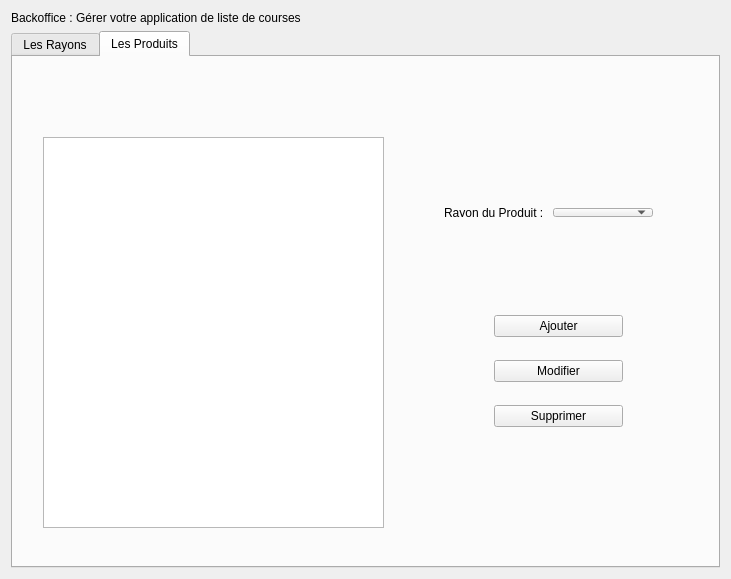
<?xml version="1.0" encoding="UTF-8"?>
<ui version="4.0">
 <class>MainWindow</class>
 <widget class="QMainWindow" name="MainWindow">
  <property name="geometry">
   <rect>
    <x>0</x>
    <y>0</y>
    <width>731</width>
    <height>579</height>
   </rect>
  </property>
  <property name="windowTitle">
   <string>Backoffice - Liste de courses</string>
  </property>
  <widget class="QWidget" name="centralWidget">
   <layout class="QGridLayout" name="gridLayout">
    <item row="0" column="0">
     <widget class="QLabel" name="label">
      <property name="styleSheet">
       <string notr="true">font: italic 14pt &quot;Dotum&quot;;</string>
      </property>
      <property name="text">
       <string>Backoffice : Gérer votre application de liste de courses</string>
      </property>
     </widget>
    </item>
    <item row="1" column="0">
     <widget class="QTabWidget" name="tabWidget">
      <property name="currentIndex">
       <number>1</number>
      </property>
      <widget class="QWidget" name="tab">
       <attribute name="title">
        <string>Les Rayons</string>
       </attribute>
       <widget class="QListWidget" name="listWidgetRayon">
        <property name="geometry">
         <rect>
          <x>20</x>
          <y>80</y>
          <width>281</width>
          <height>421</height>
         </rect>
        </property>
       </widget>
       <widget class="QPushButton" name="pushButtonAjouterRayon">
        <property name="geometry">
         <rect>
          <x>420</x>
          <y>190</y>
          <width>75</width>
          <height>23</height>
         </rect>
        </property>
        <property name="text">
         <string>Ajouter</string>
        </property>
       </widget>
       <widget class="QPushButton" name="pushButtonModifierRayon">
        <property name="geometry">
         <rect>
          <x>420</x>
          <y>240</y>
          <width>75</width>
          <height>23</height>
         </rect>
        </property>
        <property name="text">
         <string>Modifier</string>
        </property>
       </widget>
       <widget class="QPushButton" name="pushButtonSupprimerRayon">
        <property name="geometry">
         <rect>
          <x>420</x>
          <y>290</y>
          <width>75</width>
          <height>23</height>
         </rect>
        </property>
        <property name="text">
         <string>Supprimer</string>
        </property>
       </widget>
       <widget class="QWidget" name="layoutWidget">
        <property name="geometry">
         <rect>
          <x>20</x>
          <y>30</y>
          <width>211</width>
          <height>22</height>
         </rect>
        </property>
        <layout class="QHBoxLayout" name="horizontalLayout">
         <item>
          <widget class="QLabel" name="label_2">
           <property name="text">
            <string>Nom du Rayon : </string>
           </property>
          </widget>
         </item>
         <item>
          <widget class="QLineEdit" name="lineEditSearchRayon">
           <property name="toolTip">
            <string>Ex : Boucherie</string>
           </property>
          </widget>
         </item>
        </layout>
       </widget>
       <widget class="QWidget" name="layoutWidget">
        <property name="geometry">
         <rect>
          <x>340</x>
          <y>80</y>
          <width>301</width>
          <height>41</height>
         </rect>
        </property>
        <layout class="QHBoxLayout" name="horizontalLayout_2">
         <item>
          <widget class="QLabel" name="label_3">
           <property name="text">
            <string>Nom du Rayon</string>
           </property>
          </widget>
         </item>
         <item>
          <widget class="QLineEdit" name="lineEditNomRayon"/>
         </item>
        </layout>
       </widget>
      </widget>
      <widget class="QWidget" name="tab_2">
       <attribute name="title">
        <string>Les Produits</string>
       </attribute>
       <widget class="QListWidget" name="listWidgetProduits">
        <property name="geometry">
         <rect>
          <x>30</x>
          <y>80</y>
          <width>341</width>
          <height>391</height>
         </rect>
        </property>
       </widget>
       <widget class="QWidget" name="layoutWidget">
        <property name="geometry">
         <rect>
          <x>30</x>
          <y>40</y>
          <width>224</width>
          <height>22</height>
         </rect>
        </property>
        <layout class="QHBoxLayout" name="horizontalLayout_3">
         <item>
          <widget class="QLabel" name="label_4">
           <property name="text">
            <string>Nom du Produit : </string>
           </property>
          </widget>
         </item>
         <item>
          <widget class="QLineEdit" name="lineEditSearchProduit"/>
         </item>
        </layout>
       </widget>
       <widget class="QWidget" name="layoutWidget">
        <property name="geometry">
         <rect>
          <x>420</x>
          <y>100</y>
          <width>224</width>
          <height>22</height>
         </rect>
        </property>
        <layout class="QHBoxLayout" name="horizontalLayout_4">
         <item>
          <widget class="QLabel" name="label_5">
           <property name="text">
            <string>Nom du produit : </string>
           </property>
          </widget>
         </item>
         <item>
          <widget class="QLineEdit" name="lineEditNomProduit"/>
         </item>
        </layout>
       </widget>
       <widget class="QWidget" name="layoutWidget">
        <property name="geometry">
         <rect>
          <x>420</x>
          <y>140</y>
          <width>231</width>
          <height>31</height>
         </rect>
        </property>
        <layout class="QHBoxLayout" name="horizontalLayout_5">
         <item>
          <widget class="QLabel" name="label_6">
           <property name="text">
            <string>Rayon du Produit : </string>
           </property>
          </widget>
         </item>
         <item>
          <widget class="QComboBox" name="comboBoxRayonProduit"/>
         </item>
        </layout>
       </widget>
       <widget class="QWidget" name="layoutWidget">
        <property name="geometry">
         <rect>
          <x>470</x>
          <y>230</y>
          <width>151</width>
          <height>171</height>
         </rect>
        </property>
        <layout class="QVBoxLayout" name="verticalLayout">
         <item>
          <widget class="QPushButton" name="pushButtonAjouterProduit">
           <property name="text">
            <string>Ajouter</string>
           </property>
          </widget>
         </item>
         <item>
          <widget class="QPushButton" name="pushButtonModifierProduit">
           <property name="text">
            <string>Modifier</string>
           </property>
          </widget>
         </item>
         <item>
          <widget class="QPushButton" name="pushButtonSupprimerProduit">
           <property name="text">
            <string>Supprimer</string>
           </property>
          </widget>
         </item>
        </layout>
       </widget>
      </widget>
     </widget>
    </item>
   </layout>
  </widget>
 </widget>
 <layoutdefault spacing="6" margin="11"/>
 <resources/>
 <connections/>
</ui>
